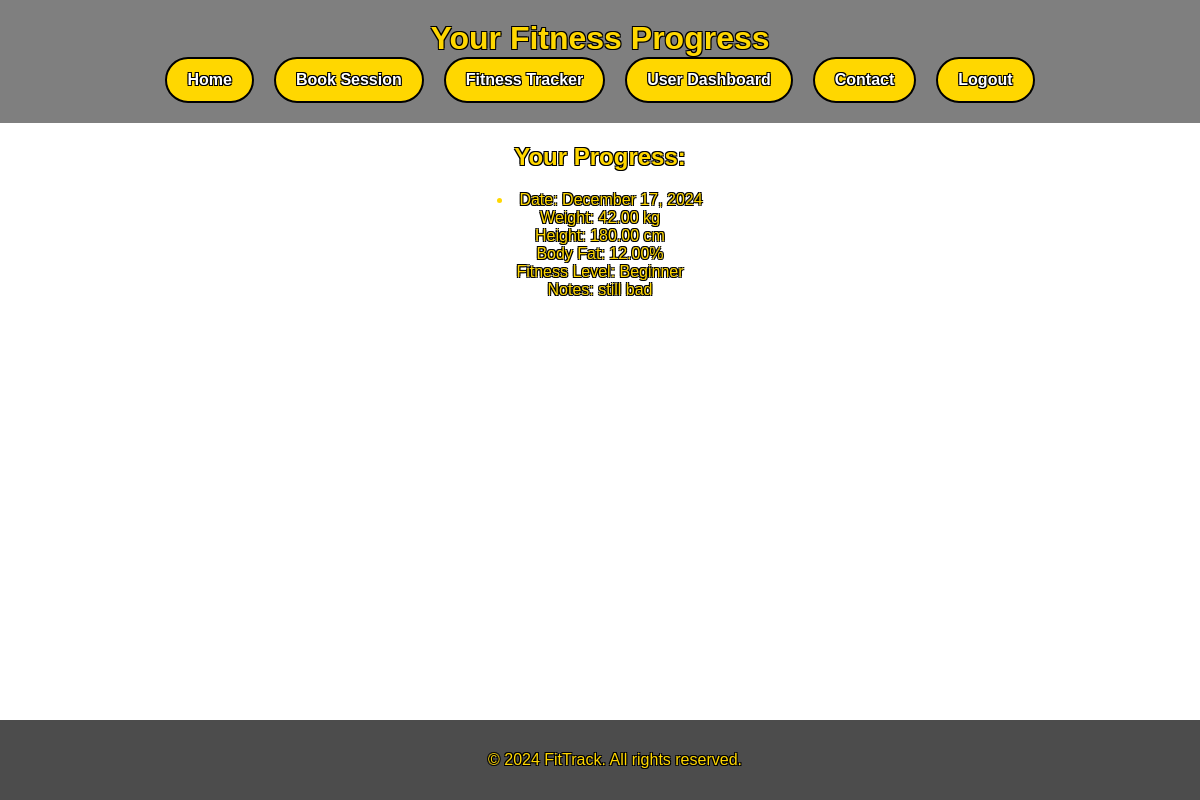
Page /progress.php (signed in) on the committed database.
### tables this page shows
CREATE TABLE `progress` (
  `progress_id` int(11) NOT NULL,
  `user_id` int(11) NOT NULL,
  `date` date NOT NULL,
  `weight` decimal(5,2) DEFAULT NULL,
  `height` decimal(5,2) DEFAULT NULL,
  `body_fat_percentage` decimal(5,2) DEFAULT NULL,
  `fitness_level` varchar(255) DEFAULT NULL,
  `notes` text DEFAULT NULL,
  `created_at` timestamp NOT NULL DEFAULT current_timestamp(),
  `updated_at` timestamp NOT NULL DEFAULT current_timestamp() ON UPDATE current_timestamp()
);

### progress.php (the view, shortened to what this page needs)
<?php
include('db.php');
$user_id = $_SESSION['user_id'];
$query = "SELECT * FROM progress WHERE user_id = '$user_id' ORDER BY date DESC";
$result = mysqli_query($conn, $query);
?>
<!DOCTYPE html>
<html lang="en">
<head>
    <link rel="stylesheet" href="styles.css">
</head>
<body>
    <header>
        <h1>Your Fitness Progress</h1>
        <nav>
            <ul>
            <li><a href="index.php" class="nav-btn">Home</a></li>
                <li><a href="book_session.php" class="nav-btn">Book Session</a></li>
                <li><a href="fitness_tracker.php" class="nav-btn">Fitness Tracker</a></li>
                <li><a href="dashboard.php" class="nav-btn">User Dashboard</a></li>
                <li><a href="contact.php" class="nav-btn">Contact</a></li>
                <li><a href="logout.php" class="nav-btn">Logout</a></li>
            </ul>
        </nav>
    </header>
    <section>
        <h2>Your Progress:</h2>
            <?php
            if (mysqli_num_rows($result) > 0) {
                while ($row = mysqli_fetch_assoc($result)) {
                    echo "<li>";
                    echo "Date: " . date('F j, Y', strtotime($row['date'])) . "<br>";
                    echo "Weight: " . htmlspecialchars($row['weight']) . " kg<br>";
                    echo "Height: " . htmlspecialchars($row['height']) . " cm<br>";
                    echo "Body Fat: " . htmlspecialchars($row['body_fat_percentage']) . "%<br>";
                    echo "Fitness Level: " . htmlspecialchars($row['fitness_level']) . "<br>";
                    echo "Notes: " . htmlspecialchars($row['notes']) . "<br>";
                    echo "</li>";
                }
            } else {
                echo "<li>No progress logs yet.</li>";
            }
            ?>
    </section>
    <footer>
        <p>&copy; 2024 FitTrack. All rights reserved.</p></p>
    </footer>
</body>
</html>

### styles.css (style rules this page uses)
html, body { height: 100%; margin: 0; padding: 0; font-family: Arial, sans-serif; overflow-x: hidden; background-image: url('images/gym.gif'); background-size: cover; background-repeat: no-repeat; background-position: center; color: #ffd700; text-align: center; text-shadow: -1px -1px 0 #000, 1px -1px 0 #000, -1px 1px 0 #000, 1px 1px 0 #000; }
body { display: flex; flex-direction: column; min-height: 100vh; margin: 0; }
header { background-color: rgba(0, 0, 0, 0.5); padding: 20px; }
header h1 { margin: 0; color: #ffd700; }
nav ul { list-style-type: none; padding: 0; display: flex; justify-content: center; gap: 20px; }
nav ul li { margin: 0; }
nav ul li a.nav-btn { display: inline-block; padding: 12px 20px; background-color: #ffd700; color: white; text-decoration: none; border-radius: 30px; font-size: 16px; font-weight: bold; text-align: center; border: 2px solid black; transition: background-color 0.3s ease, transform 0.3s ease; }
footer { background-color: rgba(0, 0, 0, 0.7); padding: 15px; text-align: center; color: #ffd700; width: 100%; margin-top: auto; position: static; }
html { scroll-behavior: smooth; }
a { color: #ffd700; text-decoration: none; font-weight: bold; transition: color 0.3s ease, transform 0.3s ease; }
ul, ol { list-style: none; padding: 0; margin: 0; }

### rows in the picture
progress: date "December 17, 2024", weight "42.00", height "180.00", body_fat_percentage "12.00", fitness_level "Beginner", notes "still bad"
